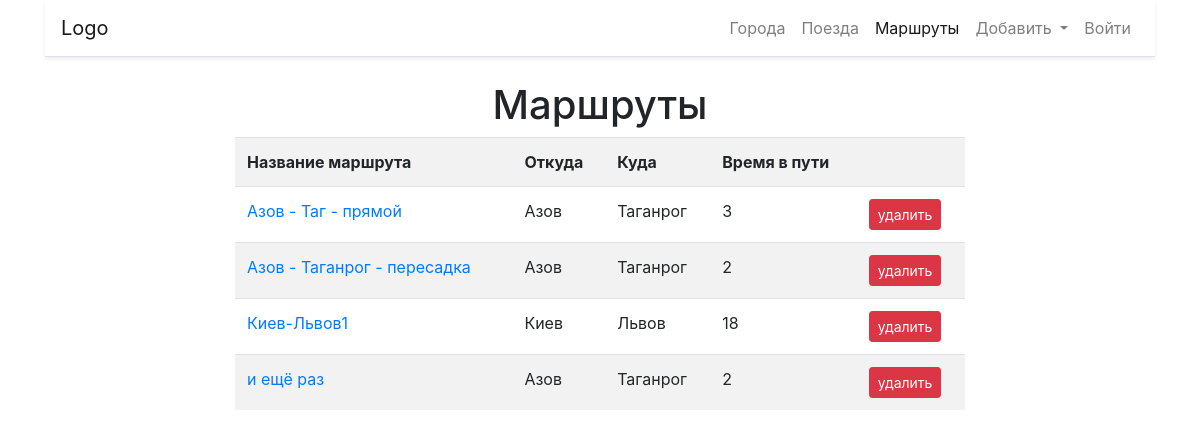
The app's page /routes/ with its own data.
### routes/models.py (models this page shows, shortened)
class Route(models.Model):
    name = models.CharField(max_length=100, unique=True, verbose_name='Название маршрута')
    from_city = models.CharField(max_length=100, verbose_name='Откуда')
    to_city = models.CharField(max_length=100, verbose_name='Куда')
    trains = models.ManyToManyField(Train, blank=True, verbose_name='Поезда') #стало
    travel_time = models.IntegerField(verbose_name='Время в пути')
    class Meta:
        verbose_name = 'Маршрут'
        verbose_name_plural = 'Маршруты'
        ordering = ['name']

### routes/views.py (the view)
# urls.py: path('routes/', RouteListlView.as_view(), name='routes'),
class RouteListlView(ListView):
    queryset = Route.objects.all()
    context_object_name = 'objects_list'
    template_name = 'routes/list.html'

### routes/templates/routes/list.html (shortened to what this page needs)
{% extends "boot4.html" %}
{% block content %}
    <h1 class="text-center">Маршруты</h1>
    <div class="row">
        <div class="col-md-8 mx-auto">
            <table class="table table-striped">
                <tr>
                    <th>Название маршрута</th>
                    <th>Откуда</th>
                    <th>Куда</th>
                    <th>Время в пути</th>
                    <th></th>
                </tr>
                {% for object in objects_list %}
                    <tr>
                        <td><a href='{% url "detail" pk=object.pk %}'>{{object.name}}</a></td>
                        <td>{{object.from_city}}</td>
                        <td>{{object.to_city}}</td>
                        <td>{{object.travel_time}}</td>
                        <td>
                            <a href='{% url "delete" pk=object.pk %}'>
                                <button type="button" class="btn btn-danger btn-sm">
                                    удалить
                                </button>
                            </a>
                        </td>
                    </tr>
                {% endfor %}
            </table>
        </div>
    </div>
{% endblock %}

### records on screen
Route: name "Азов - Таг - прямой", from_city "Азов", to_city "Таганрог", travel_time "3"
Route: name "Азов - Таганрог - пересадка", from_city "Азов", to_city "Таганрог", travel_time "2"
Route: name "Киев-Львов1", from_city "Киев", to_city "Львов", travel_time "18"
Route: name "и ещё раз", from_city "Азов", to_city "Таганрог", travel_time "2"
